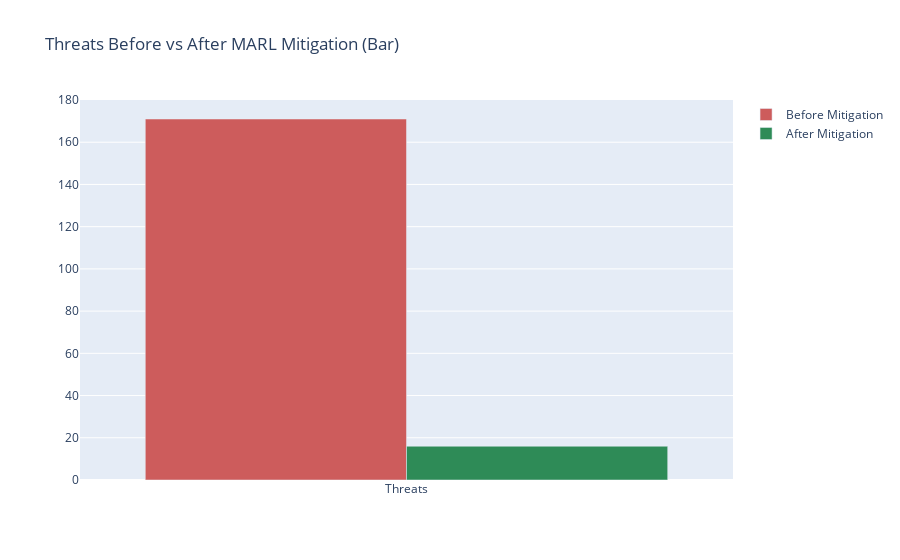
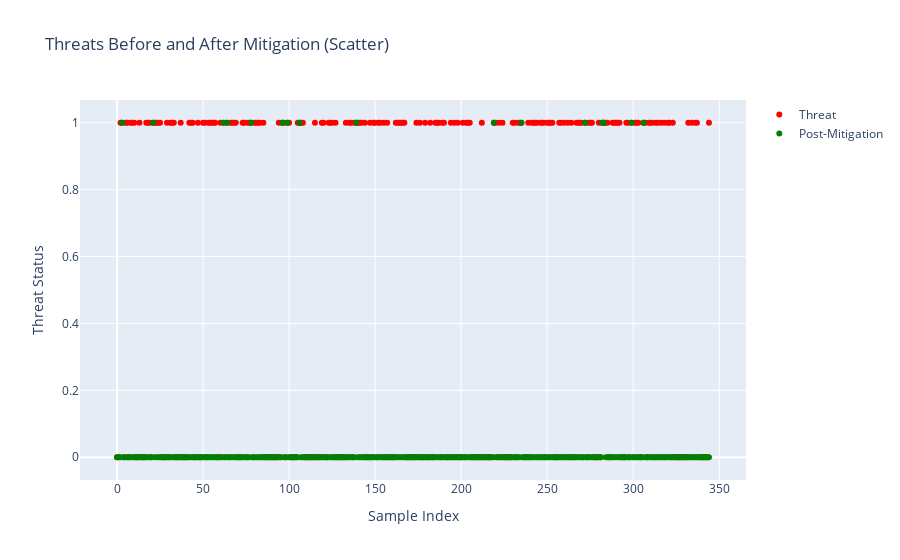

The notebook cell these images were saved under, in order:
### Markdown cell above
Visualizations:


Interactive Plotly charts:

1. Threat count before vs after

2. Mitigation status

3. Resource vs Response Cost

4. Threat Severity vs Response Cost

5. Cost efficiency

### Code cell
import plotly.graph_objs as go
import plotly.express as px
import pandas as pd
import numpy as np

# Simulate MARL mitigation
np.random.seed(42)
df['mitigated'] = df['threat'].apply(
    lambda x: 1 if x == 1 and np.random.rand() < 0.9 else 0 if x == 1 else np.nan
)
df['post_threat'] = df.apply(
    lambda row: 0 if row['threat'] == 1 and row['mitigated'] == 1 else row['threat'], axis=1
)

bar_fig = go.Figure(data=[
    go.Bar(name='Before Mitigation', x=['Threats'], y=[df['threat'].sum()], marker_color='indianred'),
    go.Bar(name='After Mitigation', x=['Threats'], y=[df['post_threat'].sum()], marker_color='seagreen')
])
bar_fig.update_layout(title='Threats Before vs After MARL Mitigation (Bar)', barmode='group')
bar_fig.show()

scatter_fig = go.Figure()
scatter_fig.add_trace(go.Scatter(
    x=np.arange(len(df)), y=df['threat'],
    mode='markers', name='Threat', marker=dict(color='red', size=6)))
scatter_fig.add_trace(go.Scatter(
    x=np.arange(len(df)), y=df['post_threat'],
    mode='markers', name='Post-Mitigation', marker=dict(color='green', size=6)))
scatter_fig.update_layout(title='Threats Before and After Mitigation (Scatter)', xaxis_title='Sample Index', yaxis_title='Threat Status')
scatter_fig.show()

### Figure 1 — Plotly figure (JSON) as saved in the notebook; plotly's stock layout.template omitted (floating-point values rounded to 4 significant figures)
{"data": [{"marker": {"color": "indianred"}, "name": "Before Mitigation", "type": "bar", "x": ["Threats"], "y": [171]}, {"marker": {"color": "seagreen"}, "name": "After Mitigation", "type": "bar", "x": ["Threats"], "y": [16]}], "layout": {"barmode": "group", "title": {"text": "Threats Before vs After MARL Mitigation (Bar)"}}}

### Figure 2 — Plotly figure (JSON) as saved in the notebook; plotly's stock layout.template omitted (floating-point values rounded to 4 significant figures; data arrays with more than 128 entries replaced by an {"elided": "..."} marker saying what was removed)
{"data": [{"marker": {"color": "red", "size": 6}, "mode": "markers", "name": "Threat", "type": "scatter", "x": {"elided": "345 int values"}, "y": {"elided": "345 int values"}}, {"marker": {"color": "green", "size": 6}, "mode": "markers", "name": "Post-Mitigation", "type": "scatter", "x": {"elided": "345 int values"}, "y": {"elided": "345 int values"}}], "layout": {"title": {"text": "Threats Before and After Mitigation (Scatter)"}, "xaxis": {"title": {"text": "Sample Index"}}, "yaxis": {"title": {"text": "Threat Status"}}}}
